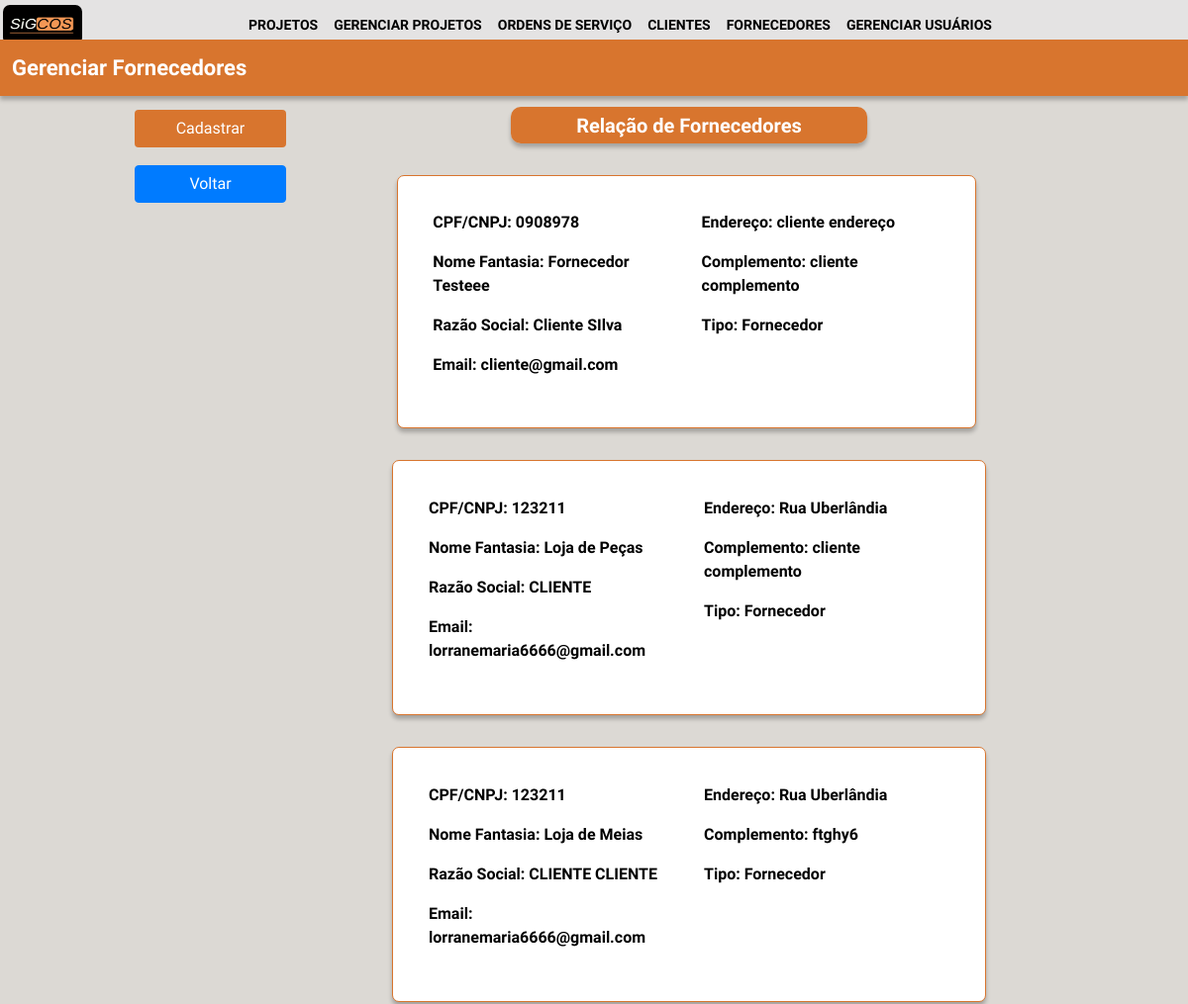
/lista_fornecedores/ (signed in, upper part), run on an earlier commit of the app's database.
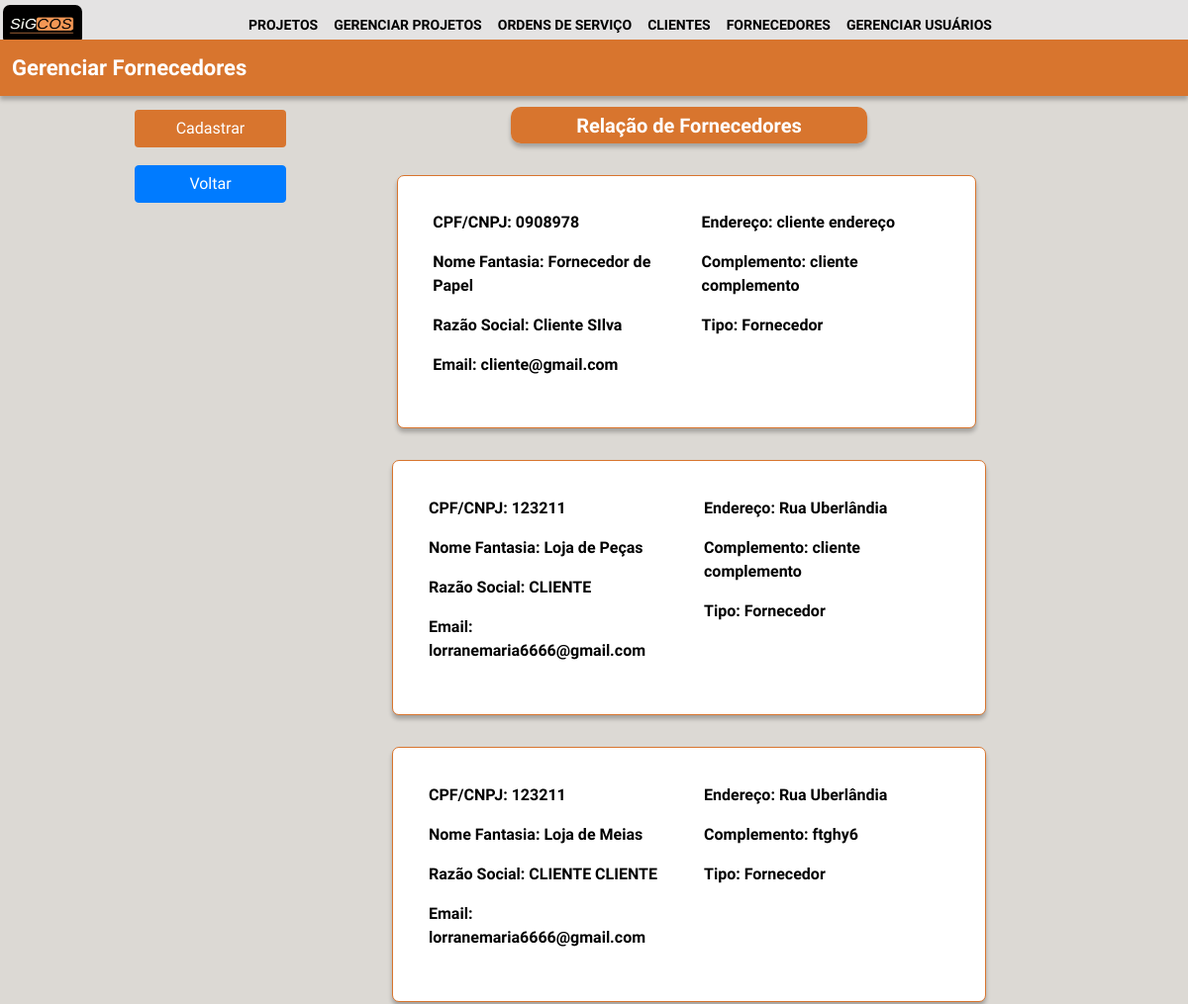
And on a later commit of the database.
### login/models.py (models this page shows, shortened)
class fornecedores_clientes (models.Model):
    cpf_cnpj=models.CharField(max_length=255)
    razão_social=models.CharField(max_length=255)
    nome_fantasia=models.CharField(max_length=255)
    rg=models.CharField(max_length=255)
    endereço=models.CharField(max_length=255)
    email=models.CharField(max_length=255)
    complemento=models.CharField(max_length=255)
    tipo=models.CharField(max_length=255)
    pais=models.CharField(max_length=255)
    criado_em = models.DateTimeField(auto_now_add=True)
    atualizado_em = models.DateTimeField(auto_now=True)

### login/views.py (the view)
# urls.py: path('lista_fornecedores/', lista_fornecedores, name = "lista_fornecedores"),
@group_required("setor_financeiro","diretor")
def lista_fornecedores(request):
    lista_fornecedores_clientes = fornecedores_clientes.objects.filter(tipo = "Fornecedor")
    return render(request, 'financeiro/lista_fornecedores.html', {'lista_fornecedores_clientes': lista_fornecedores_clientes})

### login/autentic.py (called while the page is built)
def group_required(*group_names):
    def in_groups(u):
        if u.is_authenticated:
            if bool(u.groups.filter(name__in=group_names)) | u.is_superuser:
                return True
        return False
    return user_passes_test(in_groups, login_url='autentic_necessaria')

### login/templates/financeiro/lista_fornecedores.html (shortened to what this page needs)
{% extends 'base.html' %}
{%load static%}
{% block content %}
<link rel="stylesheet" href="https://cdn.jsdelivr.net/npm/bootstrap@4.0.0/dist/css/bootstrap.min.css">
<link rel="stylesheet" href="{% static 'css/lista_cf.css' %}">
<body style="background-color:  #dcd9d4;">
    <div class="retangulo fixed-top" style="margin-top: 3.3%;">
        <div id="ret1">Gerenciar Fornecedores</div>
    </div>
    <div class="relacao" style = "margin-top: 9%;">
        <div id="ret2">Relação de Fornecedores</div>
    </div>
    <div class="buttonfixed">
        <nav class="navbar fixed-top" style="margin-top: 10%;">
            <div class="buttons">
                <a href="/financeiro/"> <button id="btnAdd" class="btn btn-laranja fixed-left">Cadastrar</button> </a>
                <a href="/inicio/"> <button id="btnEdit" class="btn btn-primary">Voltar</button> </a>
            </div>
        </nav>
    </div>
    <div class="container-fluid">
        {% for fornecedor in lista_fornecedores_clientes %}
        <div class="MarginButton" style="margin-top: 2%;">
            <a href="/fornecedor/{{fornecedor.id}}">
                <button class="button_acess" type="submit">
                    <div class="row">
                        <div class="col">
                            <p>CPF/CNPJ: {{fornecedor.cpf_cnpj}}</p>
                            <p>Nome Fantasia: {{fornecedor.nome_fantasia}}</p>
                            <p>Razão Social: {{fornecedor.razão_social}}</p>
                            <p">Email: {{fornecedor.email}}</p>
                        </div>
                        <div class="col">
                            <p>Endereço: {{fornecedor.endereço}}</p>
                            <p>Complemento: {{fornecedor.complemento}}</p>
                            <p>Tipo: {{fornecedor.tipo}}</p>
                        </div>
                    </div>
                </button>
            </a>
        </div>
    </div>
{% endfor %}
</body>
{% endblock%}

What changed in the data, as far as the page shows it:
changed fornecedores_clientes "Cliente SIlva": nome_fantasia "Fornecedor Testeee" → "Fornecedor de Papel"
